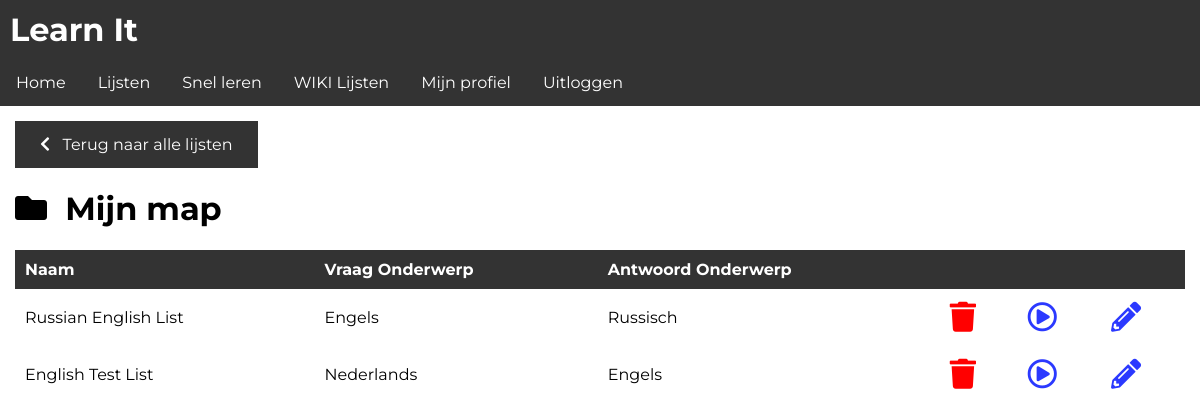
Page /app/view/folder/4 (signed in) on the committed database.
### learnit/models.py (models this page shows, shortened)
class Folder(models.Model):
    owner = models.ForeignKey(to=User, on_delete=models.CASCADE)
    name = models.CharField(max_length=255)
    created_on = models.DateField(auto_created=True, auto_now=True)
    lists = models.ManyToManyField(List)

class List(models.Model):
    name = models.CharField(max_length=255)
    owner = models.ForeignKey(to=User, on_delete=models.CASCADE)
    question_subject = models.ForeignKey(to=Subject, on_delete=models.PROTECT, related_name='question_subject')
    answer_subject = models.ForeignKey(to=Subject, on_delete=models.PROTECT, related_name='answer_subject')
    questions = models.ManyToManyField(to=Question)
    def get_test(self):
        return str(self.pk)
    def get_edit_url(self):
        return reverse('edit_list', args=[self.pk])

class Subject(models.Model):
    name = models.CharField(max_length=255)
    name_dutch = models.CharField(max_length=255, default="UNKNOWN")
    tts_support = models.BooleanField(default=False)

### learnit/views.py (the view)
# urls.py: path('app/view/folder/<int:folder_id>', views.view_folder, name='view_folder'),
def view_folder(request, folder_id):
    try:
        folder = Folder.objects.get(id=folder_id)
        lists = folder.lists.all()
        context = {
            "lists": lists,
            "folder_name": folder.name,
        }
        return render(request, "app/view_folder.html", generate_context(request, context))
    except ObjectDoesNotExist:
        return redirect("/")

### learnit/views.py (called while the page is built)
def generate_context(request, context):
    if request.user.is_authenticated:
        settings = Settings.objects.get(user=request.user)
        if settings.interface_language == 0:
            user_language = "en"
        else:
            user_language = "nl"
        translation.activate(user_language)
        request.session[translation.LANGUAGE_SESSION_KEY] = user_language
        context['settings_theme'] = settings.interface_theme
        context['settings_lang'] = settings.interface_language
    return context

### templates/app/view_folder.html
{% extends 'base.html' %}
{% block content %}
    <a class="link_button" href="/app/lists"><i class="fas fa-chevron-left"></i> &nbsp; {% if settings_lang == 0 %}Back to all lists{% elif settings_lang == 1 %}Terug naar alle lijsten{% endif %}</a>
    <h1><i class="fas fa-folder"></i>&nbsp; {{ folder_name }}</h1>
    {% include 'app/applets/display_list_menu.html' %}
{% endblock %}

### templates/app/applets/display_list_menu.html
{% if lists %}
    <table>
        {% if settings_lang == 0 %}
            <tr id="table_header">
                <td>Name</td>
                <td>Question Subject</td>
                <td>Answer Subject</td>
                {% elif settings_lang == 1 %}
            <tr id="table_header">
            <td>Naam</td>
            <td>Vraag Onderwerp</td>
            <td>Antwoord Onderwerp</td>
        {% endif %}
        <td></td>
        <td></td>
        <td></td>
        </tr>
        {% for list in lists reversed %}
            <tr>
                <td>{{ list.name }}</td>
                {% if settings_lang == 0 %}
                    <td>{{ list.question_subject.name }}</td>
                    <td>{{ list.answer_subject.name }}</td>
                {% elif settings_lang == 1 %}
                    <td>{{ list.question_subject.name_dutch }}</td>
                    <td>{{ list.answer_subject.name_dutch }}</td>
                {% endif %}
                <td><a class="delete_list" href="/app/delete/{{ list.get_test }}"><i class="fas fa-trash"></i></a>
                </td>
                <td><a class="test_list" href="/app/test/{{ list.get_test }}"><i class="far fa-play-circle"></i></a>
                </td>
                <td><a class="test_list" href="{{ list.get_edit_url }}"><i class="fas fa-pencil-alt"></i></a>
                </td>
            </tr>
        {% endfor %}
    </table>
{% else %}
    <p>You have no lists in here!</p>
{% endif %}

### learnit/static/css/style_light.css (style rules this page uses)
html, body { margin: 0; padding: 0; }
* { font-family: 'Montserrat', sans-serif; }
table { width: 100%; vertical-align: top; text-align: left; border-spacing: 0; border-collapse: collapse; }
td { width: auto; }
.delete_list { color: red; }
.test_list { color: #2b39ff; }
.test_list, .delete_list { font-size: 30px; }
#table_header { background-color: #333; color: white; width: 100%; margin: 0; font-weight: bold; }
td { margin: 0; padding: 10px; }
.link_button:link, .link_button:visited { background-color: #333; color: white; padding: 14px 25px; text-align: center; text-decoration: none; display: inline-block; }

### rows in the picture
Folder: name "Mijn map"
List: name "Russian English List", question_subject.name_dutch "Engels", answer_subject.name_dutch "Russisch"
List: name "English Test List", question_subject.name_dutch "Nederlands", answer_subject.name_dutch "Engels"
